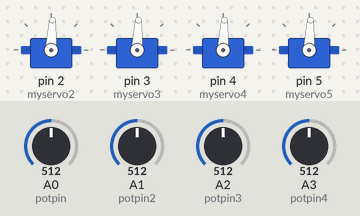
The sketch below on a simulated Arduino Uno, built with avr-gcc and run on an emulated ATmega328P. Parts: 4 × servo. The test bench sets the inputs (shaded band); at power-on: A0 (potpin) = 512, A1 (potpin2) = 512, A2 (potpin3) = 512, A3 (potpin4) = 512.

Above: at 1.2 s.
1.3 s: A0 (potpin) set to 716
At 2.2 s:
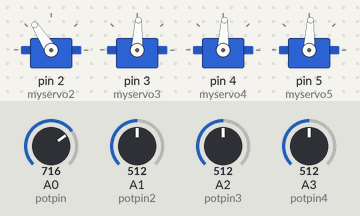
2.8 s: A1 (potpin2) set to 716
At 3.6 s:
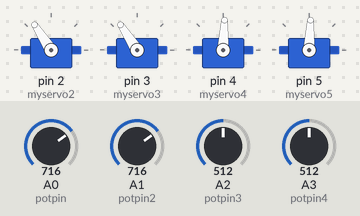
4.3 s: A2 (potpin3) set to 716
At 5.0 s:
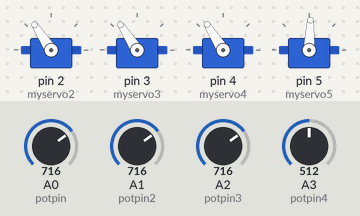
5.8 s: A3 (potpin4) set to 716
At 6.3 s:
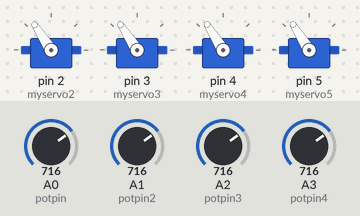
7.3 s: A0 (potpin) set to 992
At 7.6 s:
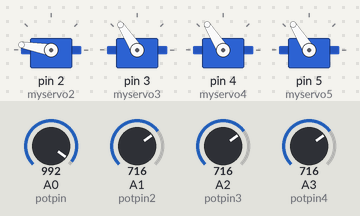
8.8 s: A1 (potpin2) set to 992
At 10.1 s:
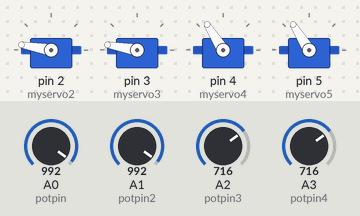
Timing chart, 0 to 11.3 s (numbered marks = the images above; inputs shaded):
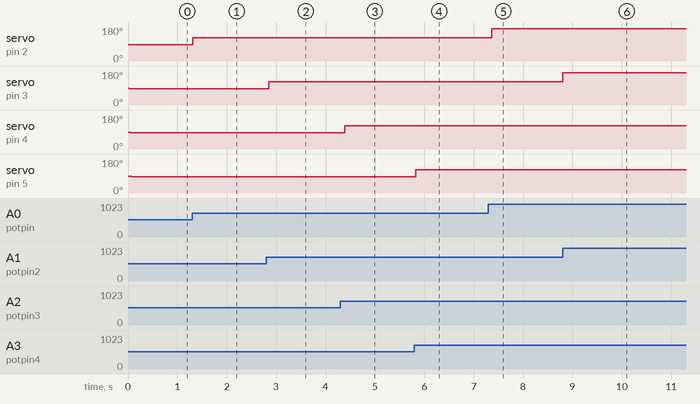

Measured:
- after the input at 1.3 s, servo on pin 2 (myservo2): 87° → 123° at once
- after the input at 2.8 s, servo on pin 3 (myservo3): 87° → 123° after 0.05 s
- after the input at 4.3 s, servo on pin 4 (myservo4): 87° → 122° after 0.09 s
- after the input at 5.8 s, servo on pin 5 (myservo5): 87° → 122° at once
- after the input at 7.3 s, servo on pin 2 (myservo2): 123° → 170° after 0.07 s
- after the input at 8.8 s, servo on pin 3 (myservo3): 123° → 170° at once

The sketch:

arm.ino
```cpp
#include <Servo.h>

Servo myservo2;

Servo myservo3;

Servo myservo4;
Servo myservo5;


int potpin = 0;
int potpin2 = 1;

int potpin3 = 2;
int potpin4 = 3;

int val = 0;
int val2 = 0;

int val3 = 0;
int val4 = 0;

void setup()
{

myservo2.attach(2);
myservo3.attach(3);

myservo4.attach(4);
  myservo5.attach(5);

}

void loop()
{

val = analogRead(potpin);
val = map(val, 3, 1023, 0, 176);

myservo2.write(val);

delay(25);

val2 = analogRead(potpin2);
val2 = map(val2, 3, 1023, 0, 176);

myservo3.write(val2);

delay(25);

val3 = analogRead(potpin3);
val3 = map(val3, 3, 1023, 0, 175);

myservo4.write(val3);

delay(25);
  val4 = analogRead(potpin4);
val4 = map(val4, 3, 1023, 0, 175);

myservo5.write(val4);

delay(25);

}
```
